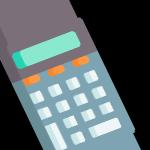
#> input picture data/flat-design/aug_0_1394053.jpeg, 150 x 150 px
$ python -i augment.py   (imports and definitions only)
#> lines starting #> are read from the running program, lines starting #| are printed output that depends on the picture; after the words box and inside, x2 and y2 are one past the last pixel; in counts of white or black regions, pixels touching at a corner belong together
#> further down, picture is the input picture: PIL image 150x150 RGB; mean R, G, B 89.8, 102, 105.2
import os
import json
import random
import nltk
from PIL import Image, ImageEnhance
from nltk.corpus import wordnet as wn
from nltk.tokenize import word_tokenize

# [2 lines not run here, left out]

# Function to augment transparent images
def augment_transparent_image(image):
    if image.mode != 'RGBA':
        image = image.convert('RGBA')

    alpha = image.getchannel('A')
#> alpha: PIL image 150x150 L; every value is 255
    angle = random.uniform(-60, 60)
    image = image.rotate(angle, resample=Image.BICUBIC, expand=True)
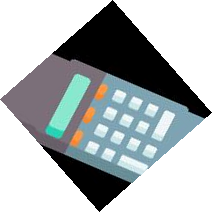
#> image: PIL image 212x212 RGBA; mean R, G, B, A 44.9, 51, 52.5, 127.7; transparent parts drawn white
    alpha = alpha.rotate(angle, resample=Image.BICUBIC, expand=True)
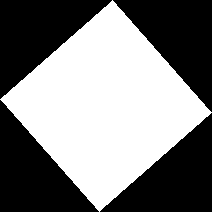
#> alpha: PIL image 212x212 L; 50.1% white; 4 black regions, box (x1, y1, x2, y2) and area: (0, 0, 112, 99) 5610, (113, 0, 212, 112) 5610, (0, 100, 99, 212) 5610, (100, 113, 212, 212) 5610

    width_shift = random.uniform(-0.4, 0.4) * image.size[0]
#> width_shift = 43.75
    height_shift = random.uniform(-0.4, 0.4) * image.size[1]
#> height_shift = -13.47
    image = Image.Image.transform(
        image,
        (image.size[0], image.size[1]),
        Image.AFFINE,
        (1, 0, width_shift, 0, 1, height_shift),
        resample=Image.BICUBIC,
    )
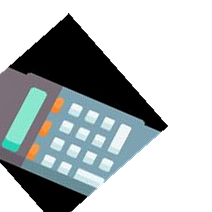
#> image: PIL image 212x212 RGBA; mean R, G, B, A 39.8, 46.4, 47.6, 115.8; transparent parts drawn white
    alpha = Image.Image.transform(
        alpha,
        (alpha.size[0], alpha.size[1]),
        Image.AFFINE,
        (1, 0, width_shift, 0, 1, height_shift),
        resample=Image.BICUBIC,
    )
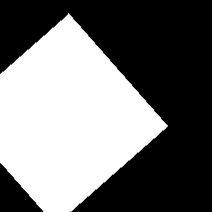
#> alpha: PIL image 212x212 L; min 0, max 255, mean 115.8

    image.putalpha(alpha)
    zoom_factor = random.uniform(0.7, 1.5)
    w, h = image.size
#> w = 212; h = 212
    image = image.resize((int(w * zoom_factor), int(h * zoom_factor)), Image.LANCZOS)
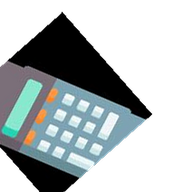
#> image: PIL image 192x192 RGBA; mean R, G, B, A 40.1, 46.9, 48, 115.8; transparent parts drawn white
    enhancer = ImageEnhance.Brightness(image)
    brightness_factor = random.uniform(0.7, 1.3)
    image = enhancer.enhance(brightness_factor)
    image = image.resize((150, 150), Image.Resampling.LANCZOS)
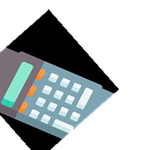
#> image: PIL image 150x150 RGBA; mean R, G, B, A 40.5, 47.3, 48.4, 115.8; transparent parts drawn white
    return image

# Function to generate a new caption using synonyms
def generate_caption(caption):
    tokens = word_tokenize(caption)
    new_caption = []

    for token in tokens:
        # Get possible synonyms from WordNet
        synonyms = set()
        for syn in wn.synsets(token):
            for lemma in syn.lemmas():
                synonyms.add(lemma.name())

        # Remove the original word from synonyms if it's present
        if token in synonyms:
            synonyms.remove(token)

        # Randomly pick a synonym or keep the original word
        if synonyms:
            new_token = random.choice(list(synonyms))
        else:
            new_token = token

        new_caption.append(new_token)

    # Join the tokens back into a sentence
    return " ".join(new_caption)

# Path to the JSON file
json_file_path = '/projectnb/cs505aw/students/tsmuskin/Specialist-Diffusion-main/data/emoji/source_list.json'

# Load the JSON dictionary
# [2 lines not run here, left out]

# Directory to save augmented images
save_dir = '/projectnb/cs505aw/students/tsmuskin/Specialist-Diffusion-main/data/emoji/emoji-images'
# [1 line not run here, left out]

new_images = {}
# Process each image in the JSON dictionary
# [44 lines not run here, left out]

>>> from PIL import Image
>>> picture = Image.open('data/flat-design/aug_0_1394053.jpeg')
>>> result = augment_transparent_image(picture)

$ run again, on data/flat-design/aug_0_1720208.jpeg
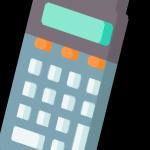
#> input picture data/flat-design/aug_0_1720208.jpeg, 150 x 150 px
#> picture is the input picture: PIL image 150x150 RGB; mean R, G, B 97.2, 113.8, 115.9
#> in augment_transparent_image, `image = image.rotate(angle, resample=Image.BICUBIC, expand=True)`:
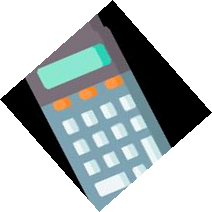
#> image: PIL image 212x212 RGBA; mean R, G, B, A 48.5, 56.8, 57.8, 127.7; transparent parts drawn white
#> in augment_transparent_image, `image = image.resize((150, 150), Image.Resampling.LANCZOS)`:
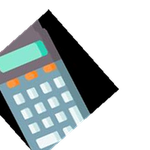
#> image: PIL image 150x150 RGBA; mean R, G, B, A 47.7, 55.9, 56.9, 115.8; transparent parts drawn white

$ run again, on data/flat-design/aug_0_2241487.jpeg
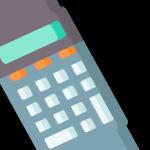
#> input picture data/flat-design/aug_0_2241487.jpeg, 150 x 150 px
#> picture is the input picture: PIL image 150x150 RGB; mean R, G, B 89.2, 104.1, 106.9
#> in augment_transparent_image, `image = image.rotate(angle, resample=Image.BICUBIC, expand=True)`:
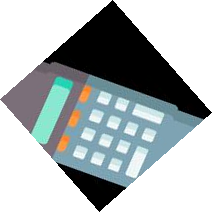
#> image: PIL image 212x212 RGBA; mean R, G, B, A 44.5, 52, 53.4, 127.7; transparent parts drawn white
#> in augment_transparent_image, `image = image.resize((150, 150), Image.Resampling.LANCZOS)`:
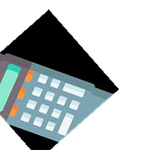
#> image: PIL image 150x150 RGBA; mean R, G, B, A 40, 47.6, 48.9, 115.8; transparent parts drawn white

$ run again, on data/flat-design/aug_0_239134.jpeg
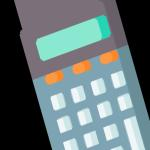
#> input picture data/flat-design/aug_0_239134.jpeg, 150 x 150 px
#> picture is the input picture: PIL image 150x150 RGB; mean R, G, B 98.9, 113.8, 115.9
#> in augment_transparent_image, `image = image.rotate(angle, resample=Image.BICUBIC, expand=True)`:
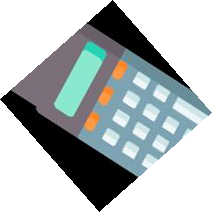
#> image: PIL image 212x212 RGBA; mean R, G, B, A 49.4, 56.8, 57.9, 127.7; transparent parts drawn white
#> in augment_transparent_image, `image = image.resize((150, 150), Image.Resampling.LANCZOS)`:
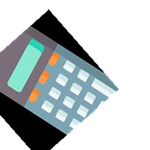
#> image: PIL image 150x150 RGBA; mean R, G, B, A 48.4, 56.4, 57.3, 115.8; transparent parts drawn white
